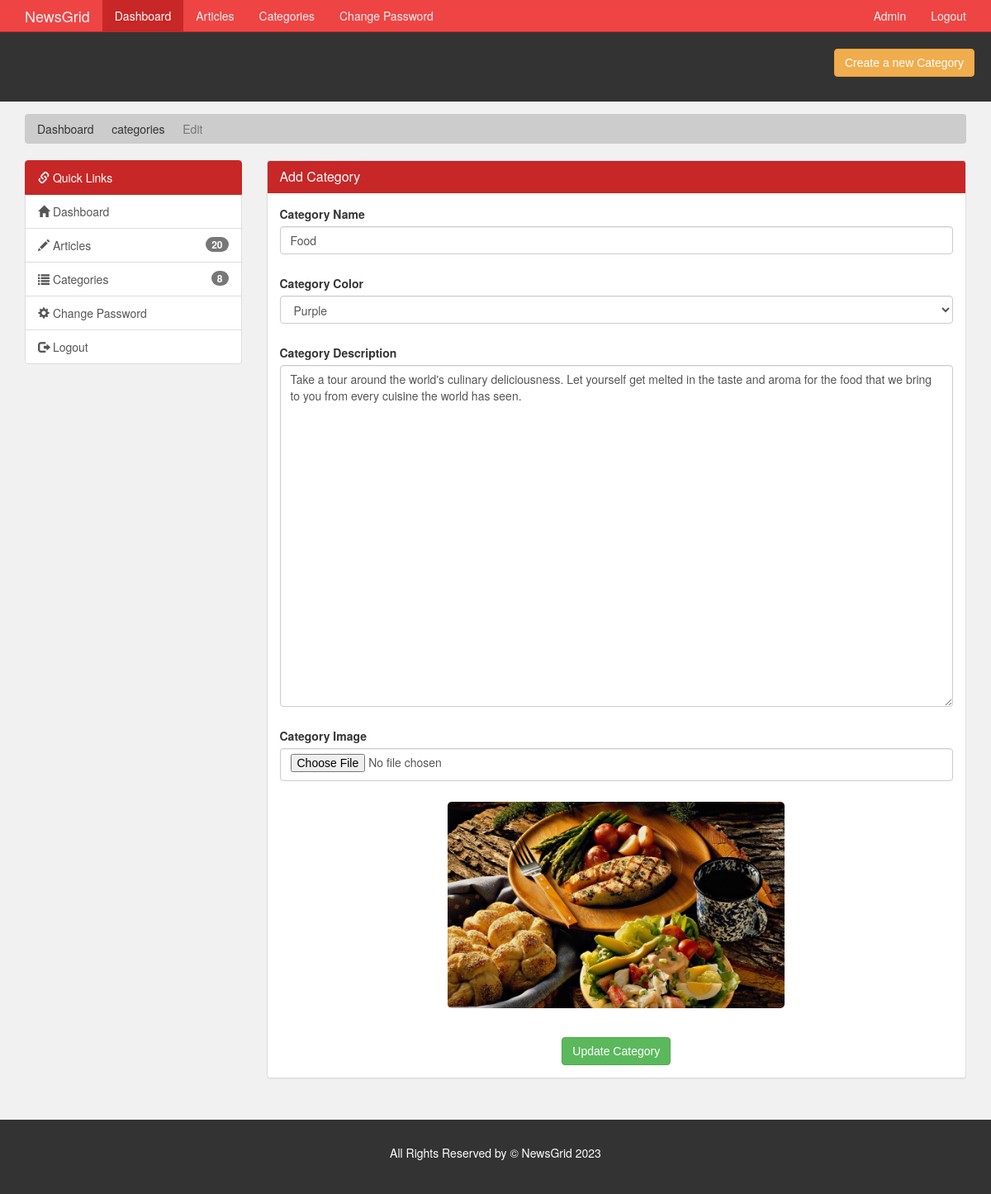
The page /admin/edit-category.php?id=3 (signed in) on the database its author committed.
### tables this page shows
CREATE TABLE `category` (
  `category_id` int(11) NOT NULL,
  `category_name` varchar(45) NOT NULL,
  `category_color` varchar(35) NOT NULL,
  `category_image` varchar(250) NOT NULL,
  `category_description` varchar(350) NOT NULL
);

### admin/edit-category.php (the view, shortened to what this page needs)
<?php
  require('./includes/nav.inc.php');
  if(isset($_GET['id'])) {
    $category_id = $_GET['id'];
  }else {
    redirect('./categories.php');
  }
?>
<section id="breadcrumb">
  <div class="container">
    <ol class="breadcrumb">
      <li><a href="./index.php">Dashboard</a></li>
      <li><a href="./categories.php">categories</a></li>
      <li class="active">Edit</li>
    </ol>
  </div>
</section>
<section id="main">
  <div class="container">
    <div class="row">
      <?php
        $sql = "SELECT *
                FROM category
                WHERE category_id = {$category_id}";
        $result = mysqli_query($con,$sql);
        $data = mysqli_fetch_assoc($result);
        $category_name = $data['category_name'];
        $category_desc = $data['category_description'];
        $category_color = $data['category_color'];
        $category_image = $data['category_image'];
        require('./includes/quick-links.inc.php');
      ?>
      <div class="col-md-9">
        <div class="panel panel-default">
          <div class="panel-heading main-color-bg">
            <h3 class="panel-title">Add Category</h3>
          </div>
          <div class="panel-body">
            <form method="post" id="edit_form" enctype="multipart/form-data">
              <div class="form-group">
                <label>Category Name</label>
                <input type="text" autocomplete="off" class="form-control" placeholder="Category Name"
                  name="category_title" id="category_title" required value="<?php echo $category_name ?>" />
                <p id="error-title" class="error-msg text-danger"></p>
              </div>
              <div class="form-group">
                <label>Category Color</label>
                <select name="category_color" class="form-control" id="category_color">
                  <?php
                    $purple = "";
                    if($category_color == "tag-purple") {
                      $purple = "selected";
                    }
                  ?>
                  <option value="tag-purple" <?php echo $purple; ?>>Purple</option>
                </select>
                <p id="error-cat" class="error-msg text-danger"></p>
              </div>
              <div class="form-group">
                <label>Category Description</label>
                <textarea name="category_desc" autocomplete="off" id="category_desc" class="form-control"
                  placeholder="Category Description" rows="20" min="150"
                  required><?php echo $category_desc ?></textarea>
                <p id="error-desc" class="error-msg text-danger"></p>
              </div>
              <div class="form-group">
                <label>Category Image</label>
                <input type="file" class="form-control" placeholder="Category Image" name="category_img"
                  id="category_img" accept="image/*" />
                <p id="error-img" class="error-msg text-danger"></p>
              </div>
              <div class="form-group text-center">
                <img src="../assets/images/category/<?php echo $category_image ?>" class="image_preview"
                  id="image_preview" />
              </div>
              <br>
              <div class="text-center">
                <button type="submit" name="submit" class="btn btn-success">Update Category</button>
              </div>
            </form>
          </div>
        </div>
      </div>
    </div>
  </div>
</section>
<?php
  require('./includes/footer.inc.php')
?>

### assets/css/partials/4-component.css (style rules this page uses)
.container { width: 100%; padding-right: 15px; padding-left: 15px; margin-right: auto; margin-left: auto; }
.btn { display: inline-block; border: none; background: var(--dark-color); color: #fff; text-decoration: none; font-family: var(--ff-nunito); padding: 0.5rem 0.75rem; border-radius: var(--border-radius); transition: all 200ms ease-in-out; }

### assets/css/admin/style.css (style rules this page uses)
body { background: var(--light-color); }
.main-color-bg { background-color: var(--primary-color) !important; border-color: var(--primary-color) !important; color: #ffffff !important; }
.breadcrumb { background: #cccccc; color: #333333; }
.breadcrumb a { color: #333333; }
#main { min-height: 57.2vh; }
input[type="file"] { padding-bottom: 3.2rem; }
.image_preview { width: 50%; margin-left: auto; height: 250px; object-fit: cover; border-radius: var(--border-radius); }
.error-msg { padding-left: 1rem; padding-top: 1rem; font-weight: bold; }

### assets/css/partials/1-variables.css (style rules this page uses)
:root { --primary-color: #c72727; --secondary-color: #f99500; --light-color: #f1f1f1; --dark-color: #50514f; --black-color: #333333; --tag-trend-color: #fa163f; --tag-yellow-color: #ffbe0b; --tag-purple-color: #8338ec; --tag-blue-color: #3a86ff; --tag-green-color: #00ff73; --tag-orange-color: #ef4339; --tag-pink-color: #ff0a54; --tag-brown-color: #663f3f; --hover-color: #ee4444; --active-color: #b90615; --ts-vs: 0.56rem; --ts-sml: 0.8rem; --ts-md: 1.1rem; --ts-lg: 1.25rem; --hs-vs: 1.3rem; --hs-sml: 2rem; --hs-md: 2.5rem; --hs-lg: 3rem; --ff-monts: 'Poppins', sans-serif; --ff-nunito: 'Poppins', sans-serif; --ff-noto: 'Poppins', sans-serif; --ff-robo: 'Poppins', sans-serif; --border-radius: 5px; }

### rows shown on the page
category: category_title "Food", category_desc "Take a tour around the world's culinary deliciousness. Let yourself get melted in the taste and aroma for the food that we bring to you from every cuisine the world has seen.", category_image (picture)

### other values the page prints
$admin_name "Admin"
$no_of_articles "20"
$no_of_categories "8"
